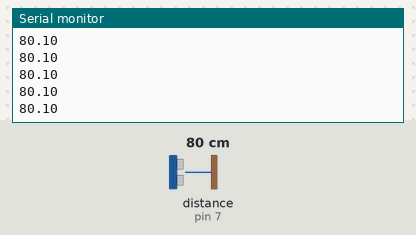
Bench run of a sketch on a simulated Arduino Uno, built with avr-gcc and run on an emulated ATmega328P. Shown: the last lines printed to the serial monitor. Wiring (inferred from the names in the program): ultrasonic range finder: trigger pin 6; echo pin 7. The test bench sets the inputs (shaded band); at power-on: distance to the obstacle (sensor on pin 7) 80 cm. The echo pulse lasts 58.3 µs per cm.

Above: at 1.2 s.
1.3 s: distance to the obstacle (sensor on pin 7) set to 2 cm
At 1.41 s:
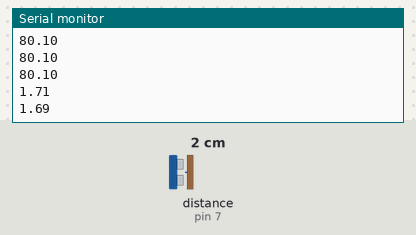
2.8 s: distance to the obstacle (sensor on pin 7) set to 4 cm
At 2.81 s:
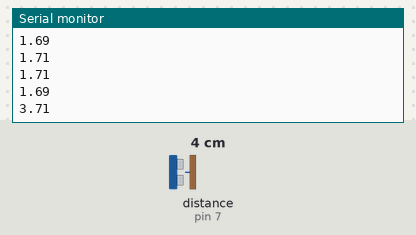
Timing chart, 0 to 5.8 s (numbered marks = the images above; inputs shaded):
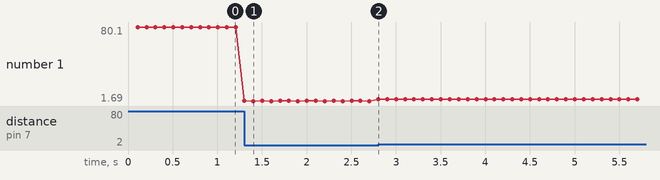

Measured:
- after the input at 1.3 s, the serial monitor: prints a new line at once (image 1)
- after the input at 2.8 s, the serial monitor: prints a new line at once (image 2)
- plotted number 1: 80.1 → 1.69 after the input at 1.3 s, 1.69 → 3.71 after the input at 2.8 s

The sketch:

7_ultras_nodelay.ino
```cpp
/*
   SKETCHING MIT HARDWARE
     DMP - WS2425
   DEMO 6:Improve Ultrsonic nodelay() + LCD
 Martinez
*/
#include <LiquidCrystal.h> // include the library code: !
// initialize the library with the numbers of the interface pins
LiquidCrystal lcd(12, 11, 5, 4, 3, 2);
#define ECHO_PIN 7
#define TRIGGER_PIN 6

unsigned long lastTimeUltrasonicTrigger = millis();
unsigned long ultrasonicTriggerDelay = 100;

void triggerUltrasonicSensor()
{
  digitalWrite(TRIGGER_PIN, LOW);
  delayMicroseconds(2);
  digitalWrite(TRIGGER_PIN, HIGH);
  delayMicroseconds(10);
  digitalWrite(TRIGGER_PIN, LOW);
}

double getUltrasonicDistance()
{
  unsigned long timeBegin = micros();
  double durationMicros = pulseIn(ECHO_PIN, HIGH);
  unsigned long timeEnd = micros();
  unsigned long codeDuration = timeEnd - timeBegin;
 // Serial.print("Duration :");
 // Serial.println(codeDuration);
  double distance = durationMicros / 58.0; // cm (148.0: inches)
  return distance;
}

void setup() {
  Serial.begin(115200);
  pinMode(ECHO_PIN, INPUT);
  pinMode(TRIGGER_PIN, OUTPUT);
}

void loop() {
  int dist;
  unsigned long timeNow = millis();

  if (timeNow - lastTimeUltrasonicTrigger > ultrasonicTriggerDelay) {
    lastTimeUltrasonicTrigger += ultrasonicTriggerDelay;
    triggerUltrasonicSensor();
   // dist = int(getUltrasonicDistance());
    //Serial.println(((int)(getUltrasonicDistance() * 100 ))/ 100.0);+
    Serial.println(getUltrasonicDistance());
     lcd.setCursor(0, 0);
    // lcd.print(getUltrasonicDistance()); // print the number of seconds since reset:

  }
}
```
